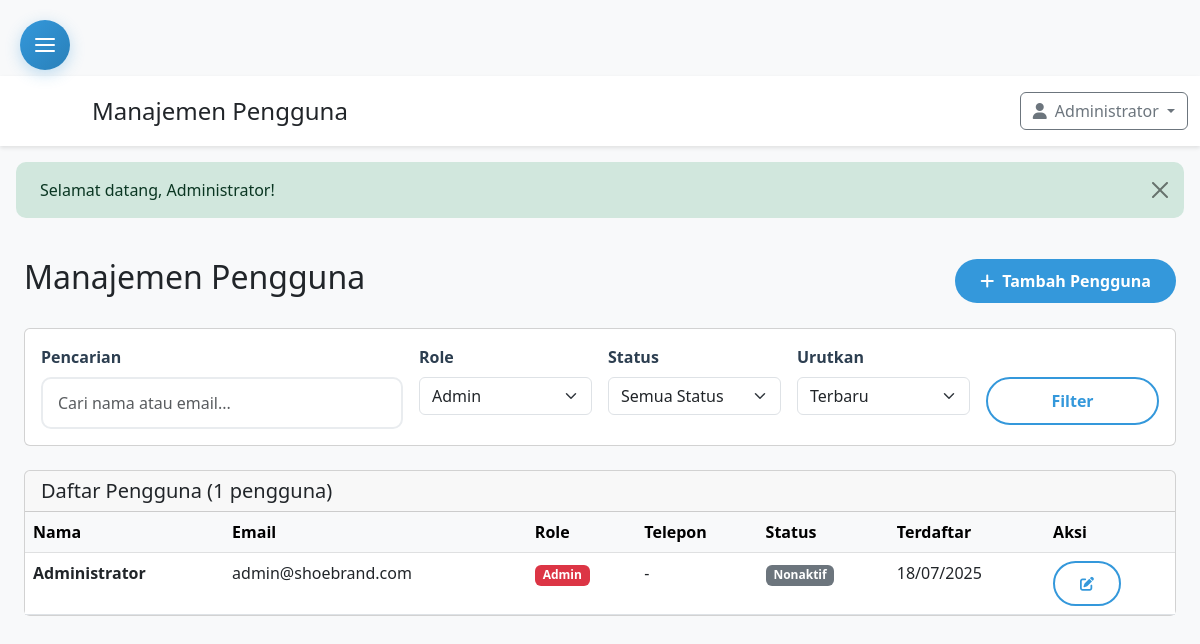
/admin/user.php?role=1 (signed in), run on the app's committed database.
### tables this page shows
CREATE TABLE users (
    id INT PRIMARY KEY AUTO_INCREMENT,
    name VARCHAR(255) NOT NULL,
    email VARCHAR(255) UNIQUE NOT NULL,
    password VARCHAR(255) NOT NULL,
    role_id INT DEFAULT 2,
    created_at DATETIME DEFAULT CURRENT_TIMESTAMP,
    updated_at DATETIME DEFAULT CURRENT_TIMESTAMP ON UPDATE CURRENT_TIMESTAMP,
    FOREIGN KEY (role_id) REFERENCES roles(id) ON DELETE SET NULL
);

CREATE TABLE roles (
    id INT PRIMARY KEY AUTO_INCREMENT,
    name VARCHAR(100) NOT NULL UNIQUE,
    created_at DATETIME DEFAULT CURRENT_TIMESTAMP,
    updated_at DATETIME DEFAULT CURRENT_TIMESTAMP ON UPDATE CURRENT_TIMESTAMP
);

### admin/user.php (the view, shortened to what this page needs)
<?php
require_once '../config.php';
$search = $_GET['search'] ?? '';
$role_filter = $_GET['role'] ?? '';
$sort = $_GET['sort'] ?? 'newest';
$where_conditions = [];
$params = [];
if (!empty($role_filter)) {
    $where_conditions[] = "u.role_id = ?";
    $params[] = $role_filter;
}
$where_clause = !empty($where_conditions) ? 'WHERE ' . implode(' AND ', $where_conditions) : '';
$sort_options = [
    'newest' => 'u.created_at DESC',
    'oldest' => 'u.created_at ASC',
    'name_asc' => 'u.name ASC',
    'name_desc' => 'u.name DESC',
    'email_asc' => 'u.email ASC',
    'email_desc' => 'u.email DESC'
];
$order_clause = 'ORDER BY ' . ($sort_options[$sort] ?? $sort_options['newest']);
$page = max(1, intval($_GET['page'] ?? 1));
$per_page = 20;
$offset = ($page - 1) * $per_page;
$count_query = "SELECT COUNT(*) FROM users u JOIN roles r ON u.role_id = r.id $where_clause";
$stmt = $pdo->prepare($count_query);
$stmt->execute($params);
$total_users = $stmt->fetchColumn();
$query = "
    SELECT u.*, r.name as role_name
    FROM users u
    JOIN roles r ON u.role_id = r.id
    $where_clause
    $order_clause
    LIMIT $per_page OFFSET $offset
";
$stmt = $pdo->prepare($query);
$stmt->execute($params);
$users = $stmt->fetchAll();
$roles = $pdo->query("SELECT * FROM roles ORDER BY name")->fetchAll();
require_once 'includes/admin_header.php';
?>
<div class="container-fluid p-4">
    <div class="d-flex justify-content-between align-items-center mb-4">
        <h2>Manajemen Pengguna</h2>
        <button type="button" class="btn btn-primary" data-bs-toggle="modal" data-bs-target="#addUserModal">
            <i class="fas fa-plus me-2"></i>Tambah Pengguna
        </button>
    </div>
    <div class="card mb-4">
        <div class="card-body">
            <form method="GET" class="row g-3">
                <div class="col-md-4">
                    <label class="form-label">Pencarian</label>
                    <input type="text" class="form-control" name="search" value="<?php echo htmlspecialchars($search); ?>"
                           placeholder="Cari nama atau email...">
                </div>
                <div class="col-md-2">
                    <label class="form-label">Role</label>
                    <select class="form-select" name="role">
                        <?php foreach ($roles as $role): ?>
                        <option value="<?php echo $role['id']; ?>" <?php echo $role_filter == $role['id'] ? 'selected' : ''; ?>>
                            <?php echo htmlspecialchars($role['name']); ?>
                        </option>
                        <?php endforeach; ?>
                    </select>
                </div>
                <div class="col-md-2">
                    <label class="form-label">Status</label>
                    <select class="form-select" name="status">
                        <option value="">Semua Status</option>
                    </select>
                </div>
                <div class="col-md-2">
                    <label class="form-label">Urutkan</label>
                    <select class="form-select" name="sort">
                        <option value="newest" <?php echo $sort == 'newest' ? 'selected' : ''; ?>>Terbaru</option>
                    </select>
                </div>
                <div class="col-md-2">
                    <label class="form-label">&nbsp;</label>
                    <div class="d-grid">
                        <button type="submit" class="btn btn-outline-primary">Filter</button>
                    </div>
                </div>
            </form>
        </div>
    </div>
    <div class="card">
        <div class="card-header">
            <h5 class="mb-0">Daftar Pengguna (<?php echo number_format($total_users); ?> pengguna)</h5>
        </div>
        <div class="card-body p-0">
            <?php if ($users): ?>
            <div class="table-responsive">
                <table class="table table-hover mb-0">
                    <thead class="table-light">
                        <tr>
                            <th>Nama</th>
                            <th>Email</th>
                            <th>Role</th>
                            <th>Telepon</th>
                            <th>Status</th>
                            <th>Terdaftar</th>
                            <th>Aksi</th>
                        </tr>
                    </thead>
                    <tbody>
                        <?php foreach ($users as $user): ?>
                        <tr>
                            <td>
                                <div>
                                    <strong><?php echo htmlspecialchars($user['name']); ?></strong>
                                </div>
                            </td>
                            <td><?php echo htmlspecialchars($user['email']); ?></td>
                            <td>
                                <span class="badge bg-<?php echo $user['role_id'] == 1 ? 'danger' : 'primary'; ?>">
                                    <?php echo htmlspecialchars($user['role_name']); ?>
                                </span>
                            </td>
                            <td><?php echo htmlspecialchars($user['phone'] ?? '-'); ?></td>
                            <td>
                                <span class="badge bg-<?php echo isset($user['status']) && $user['status'] ? 'success' : 'secondary'; ?>">
                                    <?php echo isset($user['status']) && $user['status'] ? 'Aktif' : 'Nonaktif'; ?>
                                </span>
                            </td>
                            <td><?php echo date('d/m/Y', strtotime($user['created_at'])); ?></td>
                            <td>
                                <div class="btn-group btn-group-sm">
                                    <button type="button" class="btn btn-outline-primary"
                                            onclick="editUser(<?php echo htmlspecialchars(json_encode($user)); ?>)">
                                        <i class="fas fa-edit"></i>
                                    </button>
                                </div>
                            </td>
                        </tr>
                        <?php endforeach; ?>
                    </tbody>
                </table>
            </div>
            <?php endif; ?>
        </div>
    </div>
</div>
<?php require_once 'includes/admin_footer.php'; ?>

### assets/css/style.css (style rules this page uses)
:root { --primary-color: #2c3e50; --secondary-color: #3498db; --accent-color: #e74c3c; --success-color: #27ae60; --warning-color: #f39c12; --light-gray: #ecf0f1; --dark-gray: #34495e; }
body { font-family: 'Segoe UI', Tahoma, Geneva, Verdana, sans-serif; padding-top: 76px; background-color: #f8f9fa; }
.btn-primary { background: var(--secondary-color); border: none; border-radius: 25px; padding: 10px 25px; font-weight: 600; transition: all 0.3s ease; }
.btn-outline-primary { border: 2px solid var(--secondary-color); color: var(--secondary-color); border-radius: 25px; padding: 10px 25px; font-weight: 600; transition: all 0.3s ease; }
.form-control { border-radius: 10px; border: 2px solid #e9ecef; padding: 12px 15px; transition: all 0.3s ease; }
.form-label { font-weight: 600; color: var(--primary-color); margin-bottom: 0.5rem; }

### data on the page
users: name "Administrator", email "admin@shoebrand.com", role.name "Admin", phone "-", created_at "18/07/2025"

### other printed values
$page_title "Manajemen Pengguna"
$_SESSION['user_name'] "Administrator"
$_SESSION['success'] "Selamat datang, Administrator!"
$total_users "1"
form field role "Admin"
